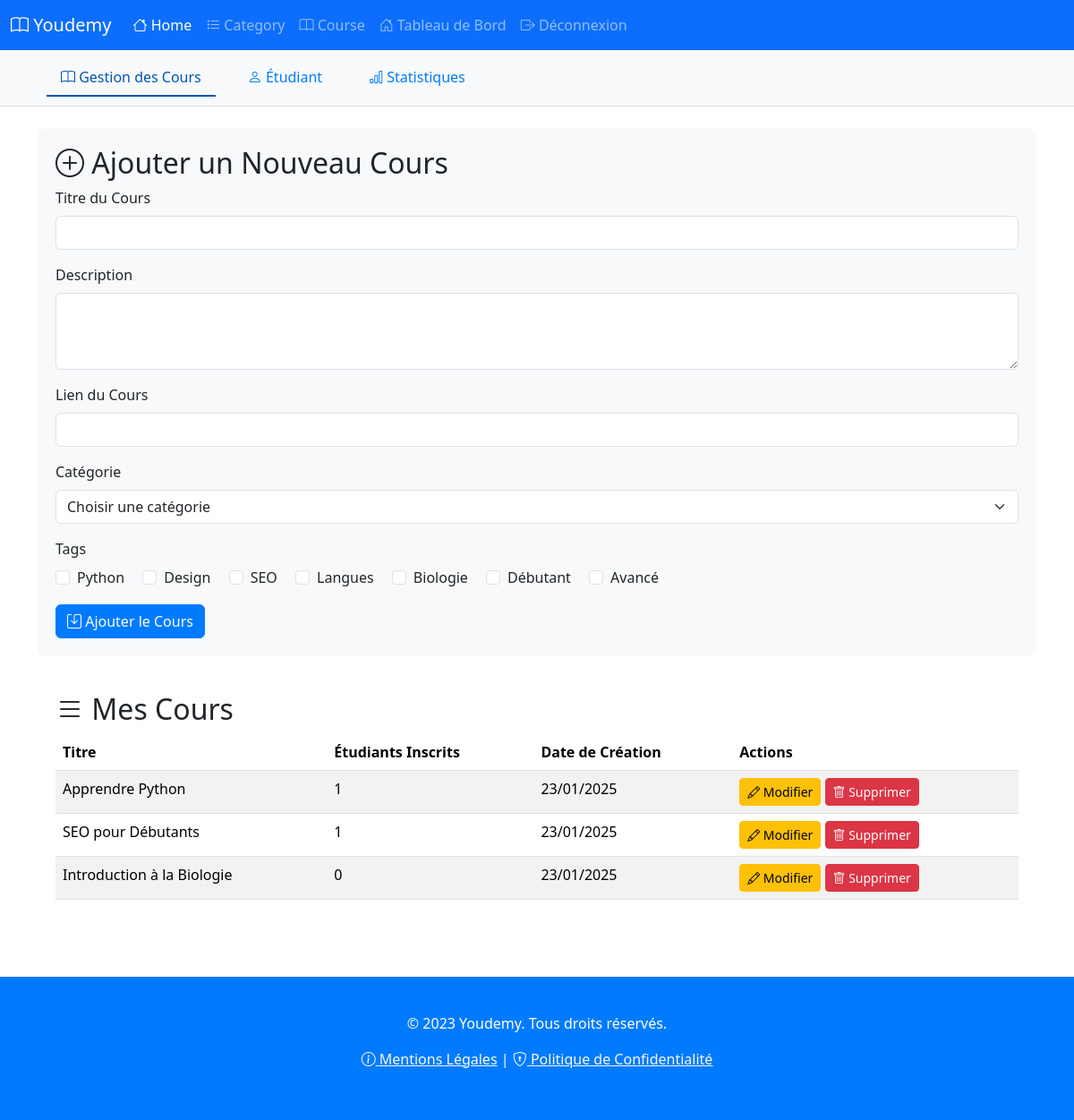
Screenshot of /views/bordTeacher.php (signed in) with the database file from the repository.
### tables this page shows
CREATE TABLE tags (
    id INT AUTO_INCREMENT PRIMARY KEY,
    name VARCHAR(255) NOT NULL,
    created_at DATETIME DEFAULT CURRENT_TIMESTAMP,
    updated_at DATETIME DEFAULT CURRENT_TIMESTAMP ON UPDATE CURRENT_TIMESTAMP
);

CREATE TABLE categories (
    id INT AUTO_INCREMENT PRIMARY KEY,
    name VARCHAR(255) NOT NULL,
    created_at DATETIME DEFAULT CURRENT_TIMESTAMP,
    updated_at DATETIME DEFAULT CURRENT_TIMESTAMP ON UPDATE CURRENT_TIMESTAMP
);

CREATE TABLE courses (
    id INT AUTO_INCREMENT PRIMARY KEY,
    title VARCHAR(255) NOT NULL,
    description TEXT,
    content TEXT,
    teacher_id INT,
    category_id INT,
    created_at DATETIME DEFAULT CURRENT_TIMESTAMP,
    updated_at DATETIME DEFAULT CURRENT_TIMESTAMP ON UPDATE CURRENT_TIMESTAMP,
    FOREIGN KEY (teacher_id) REFERENCES users(id),
    FOREIGN KEY (category_id) REFERENCES categories(id)
);

### models/Session.php (called while the page is built, shortened)
<?php
class Session {
    public static function get($key, $default = null) {
        return $_SESSION[$key] ?? $default;
    }
    public static function has($key) {
        return isset($_SESSION[$key]);
    }
    public static function isLoggedIn() {
        return self::has('user_id');
    }
    public static function getUserId() {
        return self::get('user_id');
    }
    public static function getUserRole() {
        return self::get('user_role');
    }
}

### models/Tag.php (called while the page is built, shortened)
<?php
require_once 'Database.php';
class Tag {
    private $db;
    public function __construct() {
         $this->db = new Database('localhost', 'root', '123456', 'youdemy');
         $this->db->connect();
    }
    public function getAll() {
        return $this->db->fetchAll("SELECT * FROM tags");
    }
}
?>

### models/Database.php (called while the page is built, shortened)
<?php
    class Database {
        private $host;
        private $username;
        private $password;
        private $dbname;
        private $connection;
        public function __construct($host, $username, $password, $dbname) {
            $this->host = $host;
            $this->username = $username;
            $this->password = $password;
            $this->dbname = $dbname;
        }
        public function connect() {
            try {
                $dsn = "mysql:host={$this->host};dbname={$this->dbname};charset=utf8";
                $this->connection = new PDO($dsn, $this->username, $this->password);
                $this->connection->setAttribute(PDO::ATTR_ERRMODE, PDO::ERRMODE_EXCEPTION);
                $this->connection->setAttribute(PDO::ATTR_DEFAULT_FETCH_MODE, PDO::FETCH_ASSOC);
            } catch (PDOException $e) {
                die("Erreur de connexion à la base de données : " . $e->getMessage());
            }
        }
        public function query($sql, $params = []) {
            try {
                $stmt = $this->connection->prepare($sql);
                $stmt->execute($params);
                return $stmt;
            } catch (PDOException $e) {
                die("Erreur lors de l'exécution de la requête : " . $e->getMessage());
            }
        }
        public function fetchAll($sql, $params = []) {
            $stmt = $this->query($sql, $params);
            return $stmt->fetchAll();
        }
    }
?>

### models/Category.php (called while the page is built, shortened)
<?php
    class Category {
        private $db;
        public function __construct() {
            $this->db = new Database('localhost', 'root', '123456', 'youdemy');
            $this->db->connect();
        }
        public function getAll() {
            $categories = $this->db->fetchAll("SELECT * FROM categories");
            return $categories;
        }
    }
?>

### models/Course.php (called while the page is built, shortened)
<?php
class Course {
    private $db;
    public function __construct() {
        $this->db = new Database('localhost', 'root', '123456', 'youdemy');
        $this->db->connect();
    }
    public function getByTeacher($teacherId) {
        $this->teacherId = $teacherId;
        $courses = $this->db->fetchAll("SELECT * FROM courses WHERE teacher_id = ?", [$this->teacherId]);
        return $courses;
    }
    public function getEnrolledStudents($courseId) {
        $this->id = $courseId;
        $students = $this->db->fetchAll(
            "SELECT u.id, u.username, u.email FROM users u
             JOIN enrollments e ON u.id = e.student_id
             WHERE e.course_id = ?",
            [$this->id]
        );
        return $students;
    }
}

### views/bordTeacher.php (the view, shortened to what this page needs)
<?php
require '../models/Database.php';
require '../models/Session.php';
require '../models/Course.php';
require '../models/Category.php';
require '../models/Tag.php';
$teacherId = Session::getUserId();
$course = new Course();
$category = new Category();
$tag = new Tag();
$courses = $course->getByTeacher($teacherId);
$categories = $category->getAll();
$tags = $tag->getAll();
?>
<!DOCTYPE html>
<html lang="fr">
<head>
    <link href="https://cdn.jsdelivr.net/npm/bootstrap@5.3.3/dist/css/bootstrap.min.css" rel="stylesheet">
    <link rel="stylesheet" href="https://cdn.jsdelivr.net/npm/bootstrap-icons@1.11.3/font/bootstrap-icons.css">
</head>
<body>
    <?php include 'includes/header.php'; ?>
    <div class="sub-navbar">
        <div class="container">
            <nav class="nav">
                <a class="nav-link active" href="bordTeacher.php">
                    <i class="bi bi-book"></i> Gestion des Cours
                </a>
                <a class="nav-link" href="bordTeacher1.php">
                    <i class="bi bi-person"></i> Étudiant
                </a>
                <a class="nav-link" href="bordTeacher2.php">
                    <i class="bi bi-bar-chart"></i> Statistiques
                </a>
            </nav>
        </div>
    </div>
    <div class="container mt-4">
        <div class="form-container">
            <h2><i class="bi bi-plus-circle"></i> Ajouter un Nouveau Cours</h2>
            <form id="addCourseForm" method="POST" onsubmit="return validateForm()">
                <div class="mb-3">
                    <label for="title" class="form-label">Titre du Cours</label>
                    <input type="text" class="form-control" id="title" name="title" required>
                </div>
                <div class="mb-3">
                    <label for="description" class="form-label">Description</label>
                    <textarea class="form-control" id="description" name="description" rows="3" required></textarea>
                </div>
                <div class="mb-3">
                    <label for="content_link" class="form-label">Lien du Cours</label>
                    <input type="url" class="form-control" id="content_link" name="content_link" >
                </div>
                <div class="mb-3">
                    <label for="category_id" class="form-label">Catégorie</label>
                    <select class="form-select" id="category_id" name="category_id" required>
                        <option value="">Choisir une catégorie</option>
                    </select>
                </div>
                <div class="mb-3">
                    <label class="form-label">Tags</label>
                    <div>
                        <?php foreach ($tags as $t): ?>
                            <div class="form-check form-check-inline">
                                <input class="form-check-input" type="checkbox" name="tags[]" value="<?= $t['id'] ?>" id="tag<?= $t['id'] ?>">
                                <label class="form-check-label" for="tag<?= $t['id'] ?>"><?= $t['name'] ?></label>
                            </div>
                        <?php endforeach; ?>
                    </div>
                </div>
                <button type="submit" class="btn btn-primary"><i class="bi bi-save"></i> Ajouter le Cours</button>
            </form>
        </div>
        <div class="table-container">
            <h2><i class="bi bi-list"></i> Mes Cours</h2>
            <table class="table table-striped">
                <thead>
                    <tr>
                        <th>Titre</th>
                        <th>Étudiants Inscrits</th>
                        <th>Date de Création</th>
                        <th>Actions</th>
                    </tr>
                </thead>
                <tbody>
                    <?php foreach ($courses as $c): ?>
                        <tr>
                            <td><?= htmlspecialchars($c['title']) ?></td>
                            <td><?= $course->getEnrolledStudents($c['id']) ? count($course->getEnrolledStudents($c['id'])) : 0 ?></td>
                            <td><?= date('d/m/Y', strtotime($c['created_at'])) ?></td>
                            <td>
                                <a href="edit_course.php?id=<?= $c['id'] ?>" class="btn btn-warning btn-sm"><i class="bi bi-pencil"></i> Modifier</a>
                                <a href="courses/delete.php?id=<?= $c['id'] ?>" class="btn btn-danger btn-sm" onclick="return confirm('Êtes-vous sûr de vouloir supprimer ce cours ?')"><i class="bi bi-trash"></i> Supprimer</a>
                            </td>
                        </tr>
                    <?php endforeach; ?>
                </tbody>
            </table>
        </div>
    </div>
    <?php include 'includes/footer.php'; ?>
</body>
</html>

### views/includes/header.php (shortened to what this page needs)
<?php
require_once '../models/Session.php';
?>
<!DOCTYPE html>
<html lang="fr">
<head>
    <link href="https://cdn.jsdelivr.net/npm/bootstrap@5.3.3/dist/css/bootstrap.min.css" rel="stylesheet">
    <link rel="stylesheet" href="https://cdn.jsdelivr.net/npm/bootstrap-icons@1.11.3/font/bootstrap-icons.css">
</head>
<body>
    <nav class="navbar navbar-expand-lg navbar-dark bg-primary">
        <div class="container-fluid">
            <a class="navbar-brand" href="#">
                <i class="bi bi-book"></i> Youdemy
            </a>
            <div class="collapse navbar-collapse" id="navbarNavAltMarkup">
                <div class="navbar-nav">
                    <a class="nav-link active" aria-current="page" href="home.php">
                        <i class="bi bi-house"></i> Home
                    </a>
                    <a class="nav-link" href="category.php">
                        <i class="bi bi-list-task"></i> Category
                    </a>
                    <a class="nav-link" href="courses.php">
                        <i class="bi bi-book"></i> Course
                    </a>
                    <?php if (Session::isLoggedIn()): ?>
                        <?php if (Session::getUserRole() === 'student'): ?>
                            <a class="nav-link" href="bordStudent.php">
                                <i class="bi bi-house-door"></i> Tableau de Bord
                            </a>
                        <?php elseif (Session::getUserRole() === 'teacher'): ?>
                            <a class="nav-link" href="bordTeacher.php">
                                <i class="bi bi-house-door"></i> Tableau de Bord
                            </a>
                        <?php elseif (Session::getUserRole() === 'admin'): ?>
                            <a class="nav-link" href="bordAdmin.php">
                                <i class="bi bi-house-door"></i> Tableau de Bord
                            </a>
                        <?php endif; ?>
                        <a class="nav-link" href="logout.php">
                            <i class="bi bi-box-arrow-right"></i> Déconnexion
                        </a>
                    <?php endif; ?>
                </div>
            </div>
        </div>
    </nav>

### views/includes/footer.php (shortened to what this page needs)
<footer class="footer text-center">
    <div class="container">
        <p>&copy; 2023 Youdemy. Tous droits réservés.</p>
        <p>
            <a href="#" class="text-light"><i class='bi bi-info-circle'></i> Mentions Légales</a> |
            <a href="#" class="text-light"><i class='bi bi-shield-lock'></i> Politique de Confidentialité</a>
        </p>
    </div>
</footer>

### views/bordTeacher.php (style rules this page uses)
.sub-navbar { background-color: #f8f9fa; border-bottom: 1px solid #dee2e6; padding: 10px 0; }
.sub-navbar .nav-link { color: #007bff; font-weight: 500; margin: 0 10px; }
.sub-navbar .nav-link.active { color: #0056b3; border-bottom: 2px solid #0056b3; }
.form-container { background-color: #f8f9fa; padding: 20px; border-radius: 10px; margin-bottom: 20px; }
.table-container { background-color: #fff; padding: 20px; border-radius: 10px; }

### views/includes/footer.php (style rules this page uses)
.footer { background-color: #007bff; color: white; padding: 40px 0; margin-top: 50px; }
.btn-primary { background-color: #007bff; border-color: #007bff; }

### rows the page displays
tags: name "Python"
categories: name "Design"
tags: name "SEO"
categories: name "Langues"
tags: name "Biologie"
tags: name "Débutant"
tags: name "Avancé"
courses: title "Apprendre Python", count($course->getEnrolledStudents($c['id'])) "1", created_at "23/01/2025"
courses: title "SEO pour Débutants", count($course->getEnrolledStudents($c['id'])) "1", created_at "23/01/2025"
courses: title "Introduction à la Biologie", shows "0", created_at "23/01/2025"
